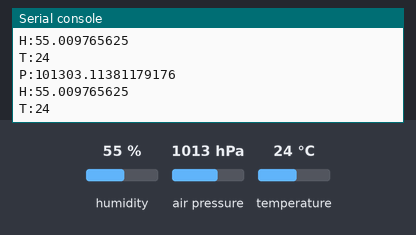
Bench run of a program on a simulated BBC micro:bit (MakeCode). On the bench: the last lines printed to the serial console. The inputs (shaded band) are chosen by the test bench; at power-on: humidity 55 %, air pressure 1013 hPa, temperature 24 °C.

Above: at 1.2 s.
1.3 s: humidity set to 22 %
At 2.4 s:
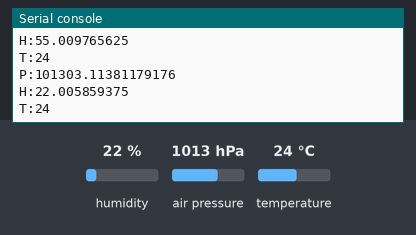
2.8 s: air pressure set to 952 hPa
At 3.9 s:
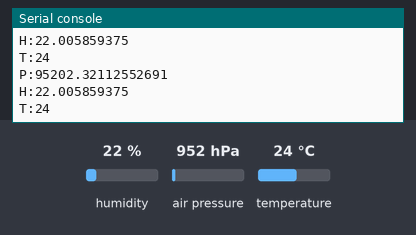
4.3 s: temperature set to 12 °C
At 5.8 s:
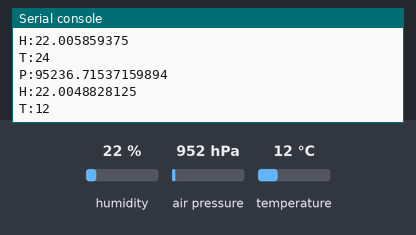
Timing chart, 0 to 7.3 s (numbered marks = the images above; inputs shaded):
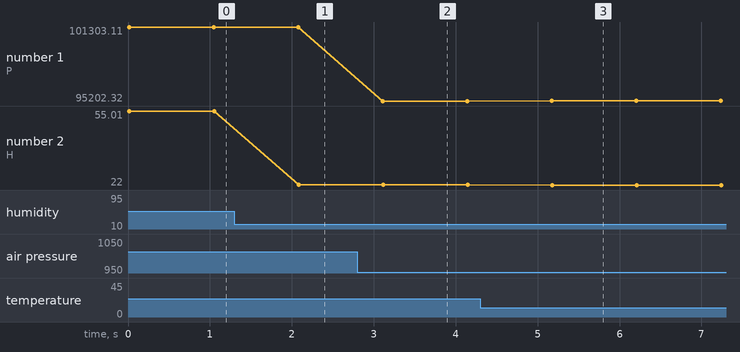

The program:

main.ts
```typescript
/**
 * makecode BME280 digital pressure and humidity sensor Package.
 * From microbit/micropython Chinese community.
 * http://www.micropython.org.cn
 */

enum BME280_I2C_ADDRESS {
    //% block="0x76"
    ADDR_0x76 = 0x76,
    //% block="0x77"
    ADDR_0x77 = 0x77
}

/**
 * BME280 block
 */
//% weight=100 color=#70c0f0 icon="\uf042" block="BME280"
namespace BME280 {
    let BME280_I2C_ADDR = BME280_I2C_ADDRESS.ADDR_0x76

    function setreg(reg: number, dat: number): void {
        let buf = pins.createBuffer(2);
        buf[0] = reg;
        buf[1] = dat;
        pins.i2cWriteBuffer(BME280_I2C_ADDR, buf);
    }

    function getreg(reg: number): number {
        pins.i2cWriteNumber(BME280_I2C_ADDR, reg, NumberFormat.UInt8BE);
        return pins.i2cReadNumber(BME280_I2C_ADDR, NumberFormat.UInt8BE);
    }

    function getInt8LE(reg: number): number {
        pins.i2cWriteNumber(BME280_I2C_ADDR, reg, NumberFormat.UInt8BE);
        return pins.i2cReadNumber(BME280_I2C_ADDR, NumberFormat.Int8LE);
    }

    function getUInt16LE(reg: number): number {
        pins.i2cWriteNumber(BME280_I2C_ADDR, reg, NumberFormat.UInt8BE);
        return pins.i2cReadNumber(BME280_I2C_ADDR, NumberFormat.UInt16LE);
    }

    function getInt16LE(reg: number): number {
        pins.i2cWriteNumber(BME280_I2C_ADDR, reg, NumberFormat.UInt8BE);
        return pins.i2cReadNumber(BME280_I2C_ADDR, NumberFormat.Int16LE);
    }

    let dig_T1 = getUInt16LE(0x88)
    let dig_T2 = getInt16LE(0x8A)
    let dig_T3 = getInt16LE(0x8C)
    let dig_P1 = getUInt16LE(0x8E)
    let dig_P2 = getInt16LE(0x90)
    let dig_P3 = getInt16LE(0x92)
    let dig_P4 = getInt16LE(0x94)
    let dig_P5 = getInt16LE(0x96)
    let dig_P6 = getInt16LE(0x98)
    let dig_P7 = getInt16LE(0x9A)
    let dig_P8 = getInt16LE(0x9C)
    let dig_P9 = getInt16LE(0x9E)
    let dig_H1 = getreg(0xA1)
    let dig_H2 = getInt16LE(0xE1)
    let dig_H3 = getreg(0xE3)
    let a = getreg(0xE5)
    let dig_H4 = (getreg(0xE4) << 4) + (a % 16)
    let dig_H5 = (getreg(0xE6) << 4) + (a >> 4)
    let dig_H6 = getInt8LE(0xE7)
    setreg(0xF2, 0x04)
    setreg(0xF4, 0x2F)
    setreg(0xF5, 0x0C)
    let T = 0
    let P = 0
    let H = 0

    function get(): void {
        let adc_T = (getreg(0xFA) << 12) + (getreg(0xFB) << 4) + (getreg(0xFC) >> 4)
        let var1 = (((adc_T >> 3) - (dig_T1 << 1)) * dig_T2) >> 11
        let var2 = (((((adc_T >> 4) - dig_T1) * ((adc_T >> 4) - dig_T1)) >> 12) * dig_T3) >> 14
        let t = var1 + var2
        T = ((t * 5 + 128) >> 8) / 100
        var1 = (t >> 1) - 64000
        var2 = (((var1 >> 2) * (var1 >> 2)) >> 11) * dig_P6
        var2 = var2 + ((var1 * dig_P5) << 1)
        var2 = (var2 >> 2) + (dig_P4 << 16)
        var1 = (((dig_P3 * ((var1 >> 2) * (var1 >> 2)) >> 13) >> 3) + (((dig_P2) * var1) >> 1)) >> 18
        var1 = ((32768 + var1) * dig_P1) >> 15
        if (var1 == 0)
            return; // avoid exception caused by division by zero
        let adc_P = (getreg(0xF7) << 12) + (getreg(0xF8) << 4) + (getreg(0xF9) >> 4)
        let _p = ((1048576 - adc_P) - (var2 >> 12)) * 3125
        _p = (_p / var1) * 2;
        var1 = (dig_P9 * (((_p >> 3) * (_p >> 3)) >> 13)) >> 12
        var2 = (((_p >> 2)) * dig_P8) >> 13
        P = _p + ((var1 + var2 + dig_P7) >> 4)
        let adc_H = (getreg(0xFD) << 8) + getreg(0xFE)
        var1 = t - 76800
        var2 = (((adc_H << 14) - (dig_H4 << 20) - (dig_H5 * var1)) + 16384) >> 15
        var1 = var2 * (((((((var1 * dig_H6) >> 10) * (((var1 * dig_H3) >> 11) + 32768)) >> 10) + 2097152) * dig_H2 + 8192) >> 14)
        var2 = var1 - (((((var1 >> 15) * (var1 >> 15)) >> 7) * dig_H1) >> 4)
        if (var2 < 0) var2 = 0
        if (var2 > 419430400) var2 = 419430400
        H = (var2 >> 12) / 1024
    }

    /**
     * 獲取大氣壓力（hpa）
     */
    //% blockId="BME280_GET_PRESSURE" block="獲取氣壓"
    //% weight=80 blockGap=8
    export function pressure(): number {
        get();
        return P;
    }

    /**
     * 獲取環境溫度（℃）
     */
    //% blockId="BME280_GET_TEMPERATURE" block="獲取溫度"
    //% weight=80 blockGap=8
    export function temperature(): number {
        get();
        return T;
    }

    /**
     * 獲取環境濕度（%）
     */
    //% blockId="BME280_GET_HUMIDITY" block="獲取濕度"
    //% weight=80 blockGap=8
    export function hunidity(): number {
        get();
        return H;
    }

    /**
     * 將感測器設置為運行模式
     */
    //% blockId="BME280_POWER_ON" block="運行模式"
    //% weight=61 blockGap=8
    export function PowerOn() {
        setreg(0xF4, 0x2F)
    }

    /**
     * 感測器設置為低功耗模式
     */
    //% blockId="BME280_POWER_OFF" block="低功耗模式"
    //% weight=60 blockGap=8
    export function PowerOff() {
        setreg(0xF4, 0)
    }

    /**
     * 設置感測器的 I2C 位址
     */
    //% blockId="BME280_SET_ADDRESS" block="設置位址 %addr"
    //% weight=50 blockGap=8
    export function Address(addr: BME280_I2C_ADDRESS) {
        BME280_I2C_ADDR = addr
    }
}
```

test.ts
```typescript
let temperature = 0
let humidity = 0
let pressure = 0
basic.forever(() => {
    pressure = BME280.pressure()
    humidity = BME280.hunidity()
    temperature = BME280.temperature()
    serial.writeValue("P", pressure)
    serial.writeValue("H", humidity)
    serial.writeValue("T", temperature)
    basic.pause(1000)
})
```

Measured:
- after the input at 1.3 s, the serial console: prints a new line after 0.78 s (image 1)
- after the input at 2.8 s, the serial console: prints a new line after 0.31 s (image 2)
- after the input at 4.3 s, the serial console: prints a new line after 0.87 s (image 3)
- plotted number 1: 101303.11 → 95202.32 after the input at 2.8 s, 95202.32 → 95236.72 after the input at 4.3 s
- plotted number 2: 55.01 → 22.01 after the input at 1.3 s, 22.01 → 22 after the input at 4.3 s
